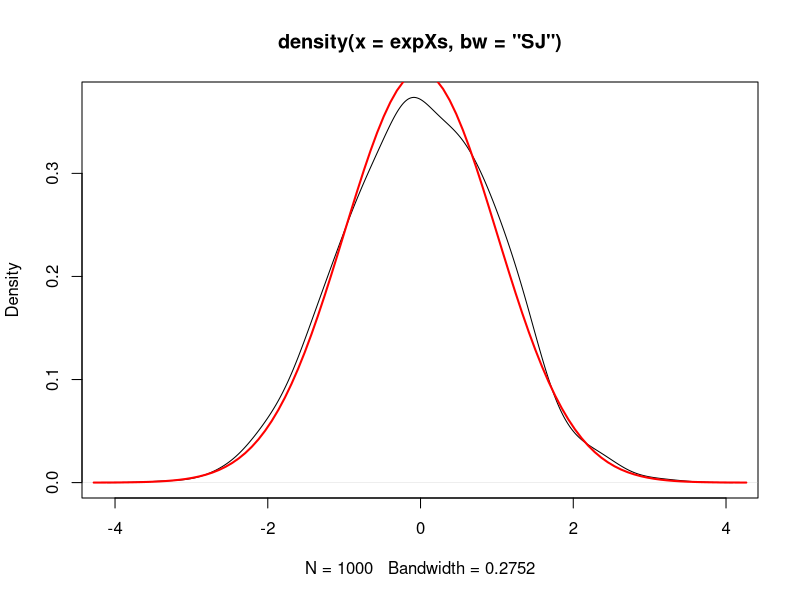
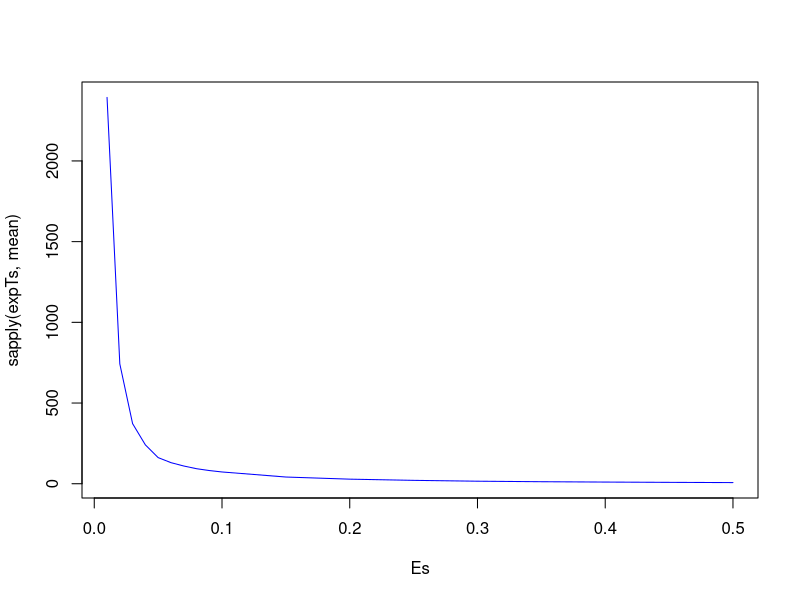

Reproduce these figures in R, in order.
# In this experiment we consider simulating N(0,s^2)
# until the measure of convergence becomes less than epsilon (E)
# We do this for different values of E

# The standard deviation of the target normal distribution
s <- 1

# Functions to use to evaluate convergence
Fs <- c(
  function (x) { abs(x); }
  , function (x) { x^2; }
  , function (x) { 1 / sqrt(abs(x)); }
#  , function (x) { cos(x); }
)

# Explicit integrals of these functions
# We will need int [t from 0 to tau] f(x0 + theta t) dt =
#              int [x from x0 to x0 + theta T] f(x) / theta dx =
#              theta * (F(xnew) - F(x0)),
# where F(x) = int f(x) dx is provided here for each f
# (in the future we may need to integrate numerically instead
# in more complicated cases)
IFs <- c(
  function (x) { x * abs(x) / 2; }
  , function (x) { x^3 / 3; }
  , function (x) { 2 * sign(x) * sqrt(abs(x)); }
  , function (x) { sin(x); }
)

# pi(f) for each f w.r.t. N(0, s^2)
PIFs <- c(
  function (s) { sqrt(2 / pi) * s; }
  , function (s) { s^2; }
  , function (s) { 1.720079974649039070752407248933115962110249350333550144551 / sqrt(s); }
  , function (s) { exp(-s^2 / 2); }
)

# Epsilon values
# These should be sorted from lowest to largest
Es <- c(seq(0.01, 0.1, length = 10), seq(0.15, 0.5, length = 8))

# Statistics we gather
# - the number of experiments for each E
N <- 1000
# - one sample
expXs <- c()
# - the resulting times
expTs <- list()
# - the resulting numbers of switching points
expSPNs <- list()

# the target values of integrals
pifs <- c(length(Fs))
i <- 1
while (i <= length(Fs)) { pifs[i] <- PIFs[[i]](s); i <- i + 1; }

# Initialize arrays to store experiment values
# these will store one process to see that the algorithm works
Xs <- c()
Ts <- c()
# these will store the resulting times and switching points for each E
iE <- 1
while (iE <= length(Es)) {
  expTs[[iE]] <- rep(0, N)
  expSPNs[[iE]] <- rep(0, N)
  iE <- iE + 1
}

# Loop N
iN <- 1
while (iN <= N) {

# Variables
iSP <- 1 # the index of the next switching point
theta <- 1 # the current theta
x <- 0 # the current x
t <- 0 # the current t
is <- rep(0, length(Fs)) # the current values of integrals for each f

# the current standard deviation
iE <- length(Es)
E <- Es[iE]

# Loop Zig-Zag
while (iE > 0 || (iN == 1 && length(Ts) < 1000)) {

  # calculate the new value of x
  tau <- s * sqrt(-2 * log(runif(1)))
  xnew <- theta * tau

  # update the integrals
  i <- 1
  while (i <= length(Fs)) {
    is[i] <- is[i] + theta * (IFs[[i]](xnew) - IFs[[i]](x))
    i <- i + 1
  }

  # update t, including the time to move back to 0, and x
  t <- t + abs(x) + tau
  x <- xnew

  # if iN = 1 we collect the actual process
  if (iN == 1) {
    Xs <- c(Xs, x)
    Ts <- c(Ts, t)
  }

  # if the maximum measure is small enough we stop
  maxmeasure <- max(abs(is / t / pifs - 1))
  while (iE > 0 && maxmeasure < E) {
    expTs[[iE]][iN] <- t
    expSPNs[[iE]][iN] <- iSP
    iE <- iE - 1
    E <- Es[iE]
  }

# The end of loop Zig-Zag
  iSP <- iSP + 1
  theta <- -theta
}

# The end of loop N
  iN <- iN + 1
}

# Obtain a sample from the process stored in one experiment
j <- 1
theta <- 1
n <- length(Ts)
expXs <- rep(0, n)
i <- 1
while (i <= n) {
  t <- i / (n + 1) * Ts[n]
  while (t > Ts[j]) { j <- j + 1; theta = -theta; }
  expXs[i] <- Xs[j] - theta * (Ts[j] - t)
  i <- i + 1
}

# Graphs
# Checking that we indeed generate N(0, 1)
plot(density(expXs, bw = "SJ"))
normalxs <- seq(min(expXs) - 1, max(expXs) + 1, length = 100)
normalys <- exp(-1 / 2 / s^2 * normalxs^2) / sqrt(2 * pi) / s
lines(normalxs, normalys, col = "red", lwd = 2)
# Plotting average T against E
plot(Es, sapply(expTs, mean), type = "l", col = "blue")

# Report results
N
rbind(Es, sapply(expSPNs, mean), sapply(expSPNs, sd))
rbind(Es, sapply(expTs, mean), sapply(expTs, sd))
Es * sapply(expTs, mean)
